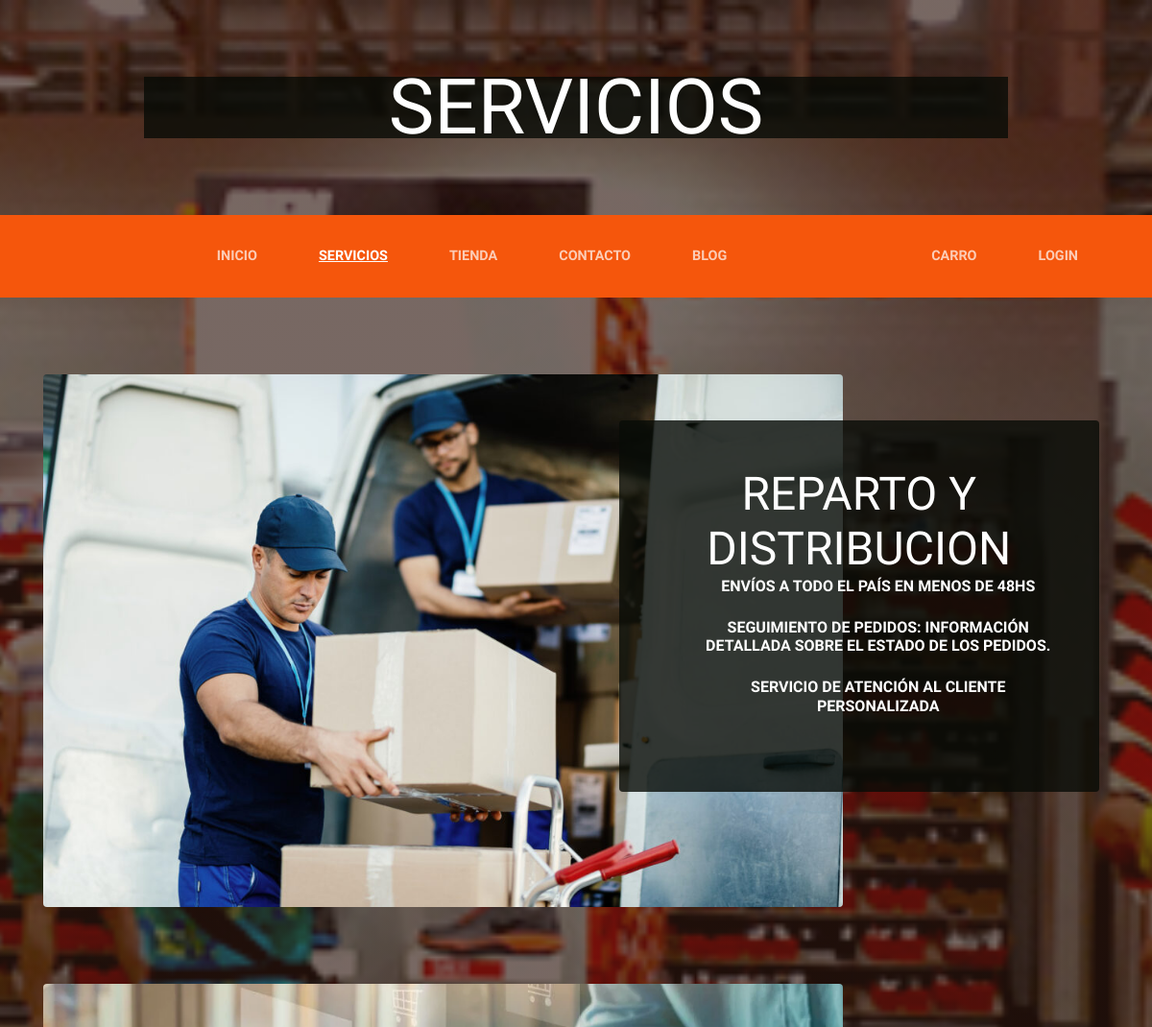
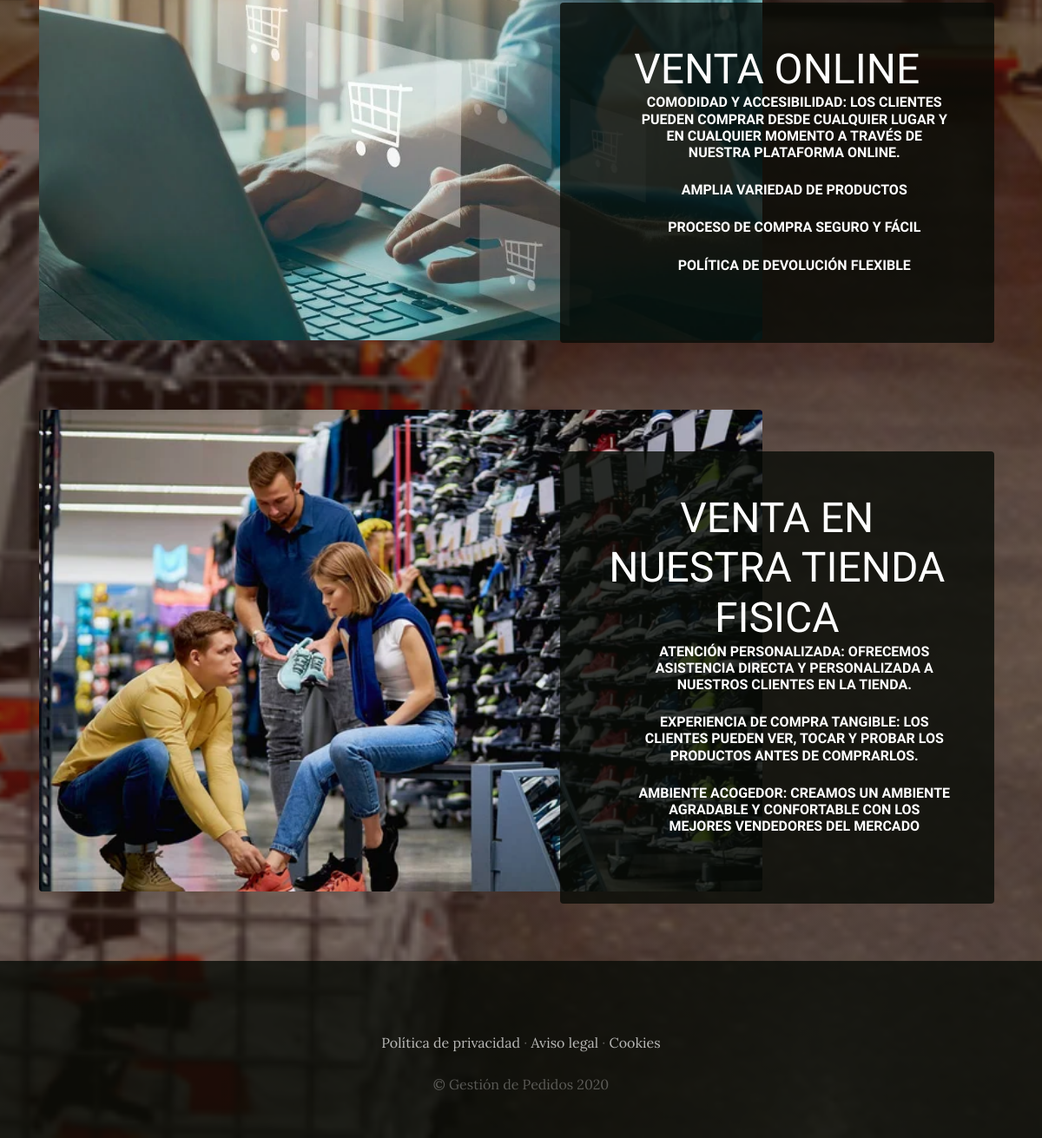
The app's page /servicios/ with its own data (2 pictures, top to bottom).
### servicios/models.py (models this page shows, shortened)
class Servicios(models.Model):
    titulo = models.CharField(max_length=50)
    contenido = models.ManyToManyField(Funciones)
    imagen = models.ImageField(null=True,blank=True,upload_to='servicios') # le indicamos que se guarde en la subcarpeta servicios
    created = models.DateTimeField(auto_now_add=True)
    updated = models.DateTimeField(auto_now_add=True)
    class Meta:
        verbose_name = 'servicio'
        verbose_name_plural = 'servicios'

class Funciones(models.Model):
    funcion = models.CharField(max_length=200)

### servicios/views.py (the view)
# urls.py: path('', ServiciosList.as_view(), name="servicios"),
class ServiciosList(ListView):
    model = Servicios
    context_object_name = "servicios"
    template_name = "servicios_list.html"

### carro/context_processor.py (called while the page is built)
def importe_total_carro(request):
    total = 0
    if request.user.is_authenticated:
      carro = request.session.get("carro", {})  # Obtener el diccionario de carro de la sesión
      for key, value in carro.items():  # Iterar sobre las claves y valores del diccionario
        total += float(value["precio"]) # Calcular el total
    else:
       total = "Debes regisitrarte"
    return {"importe_total_carro": total}

### servicios/templates/servicios/servicios_list.html
{% extends 'producto/base.html' %}
{% load static %}
{% block body_tittle %}
<span class="site-heading-lower">Servicios</span>
{% endblock body_tittle %}
{% block content %}
{% for servicio in servicios  %}
<section class="page-section clearfix">
    <div class="container">
      <div class="intro">
        <img class="intro-img img-fluid mb-3 mb-lg-0 rounded" src="{{servicio.imagen.url}}" alt="">
        <div class="intro-text left-0 text-center bg-faded p-5 rounded">
          <h2 class="section-heading mb-4" >
            <span class="section-heading-lower">{{servicio.titulo}}</span>
            {% for elemento in servicio.contenido.all  %}
            <ul>
            <li class="section-heading-upper">{{elemento.funcion}}</li>
          </ul>
            {% endfor %}
          </h2>
        </div>
      </div>
    </div>
  </section>
  {% endfor %}
{% endblock content %}

### producto/static/producto/css/gestion.css (style rules this page uses)
body { font-family: 'Lora'; background: linear-gradient(rgba(47, 23, 15, 0.65), rgba(47, 23, 15, 0.65)), url("../img/tienda.jpg"); background-attachment: fixed; background-position: center; background-size: cover; }
h1, h2, h3, h4, h5, h6 { font-family: 'Raleway'; }
.site-heading .site-heading-lower { color: white; font-size: 5rem; font-weight: 100; line-height: 4rem; text-align: center; }
.page-section { margin-top: 5rem; margin-bottom: 5rem; }
.section-heading { text-transform: uppercase; }
.section-heading .section-heading-upper { color: white; display: block; font-size: 1rem; font-weight: 800; padding-bottom:.5rem; }
.section-heading .section-heading-lower { color: white; display: block; font-size: 3rem; font-weight: 100; }
.bg-faded { background-color: rgba(255, 255, 255, 0.85); }
.intro { position: relative; }
@media (min-width: 992px) { .intro .intro-img { width: 75%; float: left; } }
@media (min-width: 992px) { .intro .intro-text { left: 600; width: 60%; margin-top: 3rem; background-color: rgba(8, 12, 7, 0.8); color: cornsilk; position: absolute; } }
@media (min-width: 1200px) { .intro .intro-text { width: 45%; } }

### records on screen
Servicios: imagen (picture), titulo "REPARTO Y DISTRIBUCION"
Funciones: funcion "ENVÍOS A TODO EL PAÍS EN MENOS DE 48HS"
Funciones: funcion "SEGUIMIENTO DE PEDIDOS: INFORMACIÓN DETALLADA SOBRE EL ESTADO DE LOS PEDIDOS."
Funciones: funcion "SERVICIO DE ATENCIÓN AL CLIENTE PERSONALIZADA"
Servicios: imagen (picture), titulo "VENTA ONLINE"
Funciones: funcion "COMODIDAD Y ACCESIBILIDAD: LOS CLIENTES PUEDEN COMPRAR DESDE CUALQUIER LUGAR Y EN CUALQUIER MOMENTO A TRAVÉS DE NUESTRA PLATAFORMA ONLINE."
Funciones: funcion "AMPLIA VARIEDAD DE PRODUCTOS"
Funciones: funcion "PROCESO DE COMPRA SEGURO Y FÁCIL"
Funciones: funcion "POLÍTICA DE DEVOLUCIÓN FLEXIBLE"
Servicios: imagen (picture), titulo "VENTA EN NUESTRA TIENDA FISICA"
Funciones: funcion "ATENCIÓN PERSONALIZADA: OFRECEMOS ASISTENCIA DIRECTA Y PERSONALIZADA A NUESTROS CLIENTES EN LA TIENDA."
Funciones: funcion "EXPERIENCIA DE COMPRA TANGIBLE: LOS CLIENTES PUEDEN VER, TOCAR Y PROBAR LOS PRODUCTOS ANTES DE COMPRARLOS."
Funciones: funcion "AMBIENTE ACOGEDOR: CREAMOS UN AMBIENTE AGRADABLE Y CONFORTABLE CON LOS MEJORES VENDEDORES DEL MERCADO"
